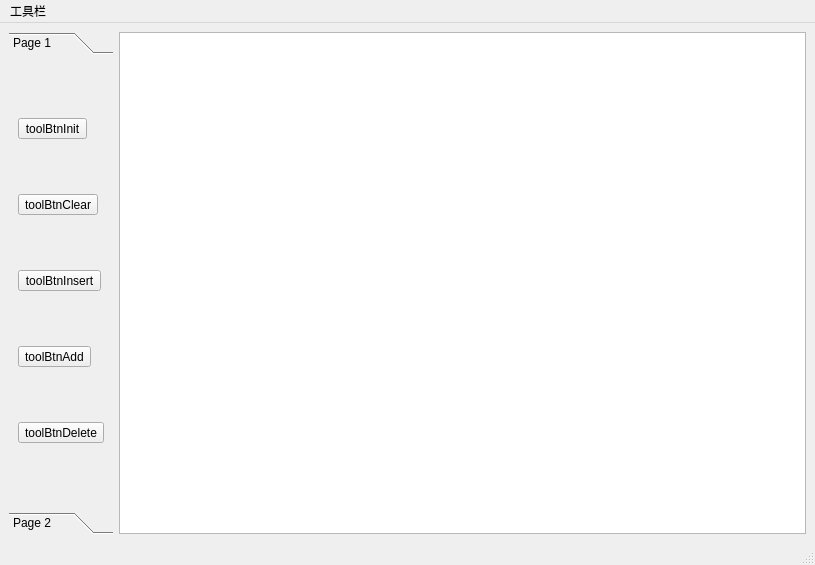
<?xml version="1.0" encoding="UTF-8"?>
<ui version="4.0">
 <class>ExQListWidget</class>
 <widget class="QMainWindow" name="ExQListWidget">
  <property name="geometry">
   <rect>
    <x>0</x>
    <y>0</y>
    <width>815</width>
    <height>565</height>
   </rect>
  </property>
  <property name="windowTitle">
   <string>ExQListWidget</string>
  </property>
  <widget class="QWidget" name="centralwidget">
   <layout class="QFormLayout" name="formLayout">
    <item row="0" column="0">
     <widget class="QToolBox" name="toolBox">
      <property name="currentIndex">
       <number>0</number>
      </property>
      <widget class="QWidget" name="page">
       <property name="geometry">
        <rect>
         <x>0</x>
         <y>0</y>
         <width>151</width>
         <height>438</height>
        </rect>
       </property>
       <attribute name="label">
        <string>Page 1</string>
       </attribute>
       <layout class="QVBoxLayout" name="verticalLayout">
        <item>
         <widget class="QToolButton" name="toolBtnInit">
          <property name="text">
           <string>toolBtnInit</string>
          </property>
         </widget>
        </item>
        <item>
         <widget class="QToolButton" name="toolBtnClear">
          <property name="text">
           <string>toolBtnClear</string>
          </property>
         </widget>
        </item>
        <item>
         <widget class="QToolButton" name="toolBtnInsert">
          <property name="text">
           <string>toolBtnInsert</string>
          </property>
         </widget>
        </item>
        <item>
         <widget class="QToolButton" name="toolBtnAdd">
          <property name="text">
           <string>toolBtnAdd</string>
          </property>
         </widget>
        </item>
        <item>
         <widget class="QToolButton" name="toolBtnDelete">
          <property name="text">
           <string>toolBtnDelete</string>
          </property>
         </widget>
        </item>
       </layout>
      </widget>
      <widget class="QWidget" name="page_2">
       <property name="geometry">
        <rect>
         <x>0</x>
         <y>0</y>
         <width>85</width>
         <height>438</height>
        </rect>
       </property>
       <attribute name="label">
        <string>Page 2</string>
       </attribute>
      </widget>
     </widget>
    </item>
    <item row="0" column="1">
     <widget class="QListWidget" name="listWidget"/>
    </item>
   </layout>
  </widget>
  <widget class="QMenuBar" name="menubar">
   <property name="geometry">
    <rect>
     <x>0</x>
     <y>0</y>
     <width>815</width>
     <height>26</height>
    </rect>
   </property>
   <widget class="QMenu" name="menu">
    <property name="title">
     <string>工具栏</string>
    </property>
   </widget>
   <addaction name="menu"/>
  </widget>
  <widget class="QStatusBar" name="statusbar"/>
 </widget>
 <resources/>
 <connections/>
</ui>
